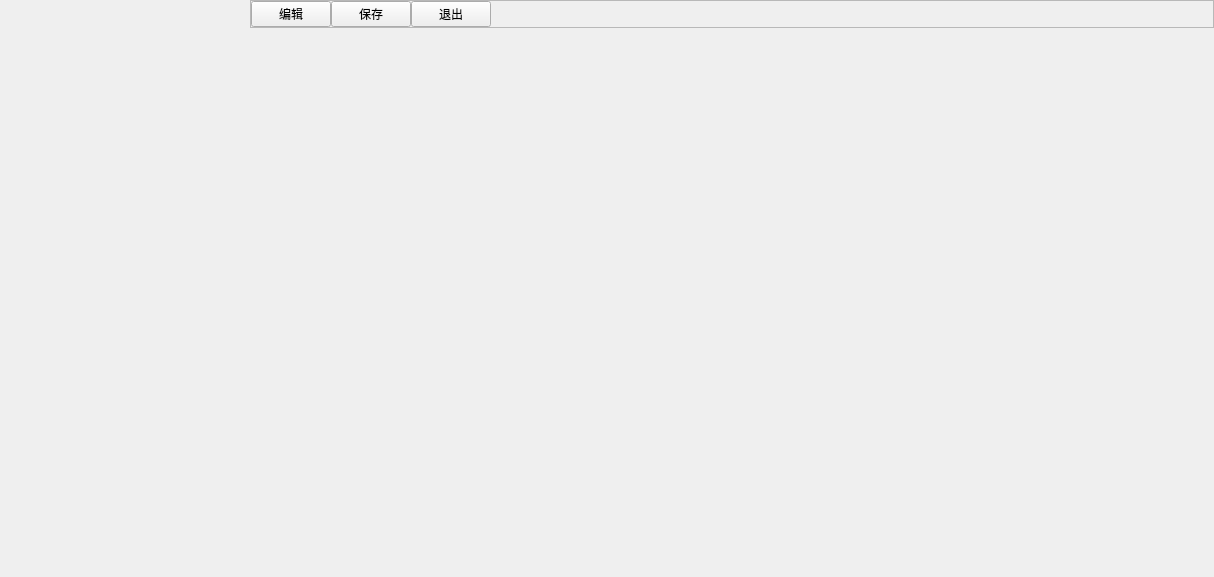
<?xml version="1.0" encoding="UTF-8"?>
<ui version="4.0">
 <class>BlogEditArea</class>
 <widget class="QWidget" name="BlogEditArea">
  <property name="geometry">
   <rect>
    <x>0</x>
    <y>0</y>
    <width>1214</width>
    <height>577</height>
   </rect>
  </property>
  <property name="windowTitle">
   <string>BlogEditArea</string>
  </property>
  <layout class="QHBoxLayout" name="horizontalLayout" stretch="0,0,0">
   <property name="spacing">
    <number>0</number>
   </property>
   <property name="leftMargin">
    <number>0</number>
   </property>
   <property name="topMargin">
    <number>0</number>
   </property>
   <property name="rightMargin">
    <number>0</number>
   </property>
   <property name="bottomMargin">
    <number>0</number>
   </property>
   <item>
    <widget class="QStackedWidget" name="toolWidgets">
     <property name="sizePolicy">
      <sizepolicy hsizetype="Fixed" vsizetype="Preferred">
       <horstretch>0</horstretch>
       <verstretch>0</verstretch>
      </sizepolicy>
     </property>
     <property name="minimumSize">
      <size>
       <width>250</width>
       <height>0</height>
      </size>
     </property>
     <property name="maximumSize">
      <size>
       <width>250</width>
       <height>16777215</height>
      </size>
     </property>
     <property name="currentIndex">
      <number>-1</number>
     </property>
    </widget>
   </item>
   <item>
    <widget class="QWidget" name="editorArea" native="true">
     <layout class="QVBoxLayout" name="verticalLayout">
      <property name="spacing">
       <number>0</number>
      </property>
      <property name="leftMargin">
       <number>0</number>
      </property>
      <property name="topMargin">
       <number>0</number>
      </property>
      <property name="rightMargin">
       <number>0</number>
      </property>
      <property name="bottomMargin">
       <number>0</number>
      </property>
      <item>
       <widget class="QFrame" name="btnFrame">
        <property name="sizePolicy">
         <sizepolicy hsizetype="Preferred" vsizetype="Maximum">
          <horstretch>0</horstretch>
          <verstretch>0</verstretch>
         </sizepolicy>
        </property>
        <property name="frameShape">
         <enum>QFrame::StyledPanel</enum>
        </property>
        <property name="frameShadow">
         <enum>QFrame::Raised</enum>
        </property>
        <layout class="QHBoxLayout" name="horizontalLayout_3">
         <property name="spacing">
          <number>0</number>
         </property>
         <property name="leftMargin">
          <number>0</number>
         </property>
         <property name="topMargin">
          <number>0</number>
         </property>
         <property name="rightMargin">
          <number>0</number>
         </property>
         <property name="bottomMargin">
          <number>0</number>
         </property>
         <item>
          <widget class="QPushButton" name="editBtn">
           <property name="cursor">
            <cursorShape>PointingHandCursor</cursorShape>
           </property>
           <property name="styleSheet">
            <string notr="true"/>
           </property>
           <property name="text">
            <string>编辑</string>
           </property>
           <property name="checkable">
            <bool>false</bool>
           </property>
           <property name="checked">
            <bool>false</bool>
           </property>
          </widget>
         </item>
         <item>
          <widget class="QPushButton" name="saveBtn">
           <property name="cursor">
            <cursorShape>PointingHandCursor</cursorShape>
           </property>
           <property name="text">
            <string>保存</string>
           </property>
          </widget>
         </item>
         <item>
          <widget class="QPushButton" name="cancelBtn">
           <property name="cursor">
            <cursorShape>PointingHandCursor</cursorShape>
           </property>
           <property name="text">
            <string>退出</string>
           </property>
          </widget>
         </item>
         <item>
          <spacer name="horizontalSpacer">
           <property name="orientation">
            <enum>Qt::Horizontal</enum>
           </property>
           <property name="sizeHint" stdset="0">
            <size>
             <width>40</width>
             <height>20</height>
            </size>
           </property>
          </spacer>
         </item>
        </layout>
       </widget>
      </item>
      <item>
       <layout class="QVBoxLayout" name="editorContainLayout">
        <property name="spacing">
         <number>0</number>
        </property>
        <item>
         <widget class="QLabel" name="bgLabel">
          <property name="enabled">
           <bool>true</bool>
          </property>
          <property name="textFormat">
           <enum>Qt::RichText</enum>
          </property>
          <property name="pixmap">
           <pixmap resource="../BlogClient.qrc">:/Image/bg0.png</pixmap>
          </property>
          <property name="scaledContents">
           <bool>true</bool>
          </property>
         </widget>
        </item>
       </layout>
      </item>
     </layout>
    </widget>
   </item>
   <item>
    <widget class="QFrame" name="commentFrame">
     <property name="sizePolicy">
      <sizepolicy hsizetype="Fixed" vsizetype="Preferred">
       <horstretch>0</horstretch>
       <verstretch>0</verstretch>
      </sizepolicy>
     </property>
     <property name="frameShape">
      <enum>QFrame::StyledPanel</enum>
     </property>
     <property name="frameShadow">
      <enum>QFrame::Raised</enum>
     </property>
    </widget>
   </item>
  </layout>
 </widget>
 <layoutdefault spacing="6" margin="11"/>
 <resources>
  <include location="../BlogClient.qrc"/>
 </resources>
 <connections/>
</ui>
